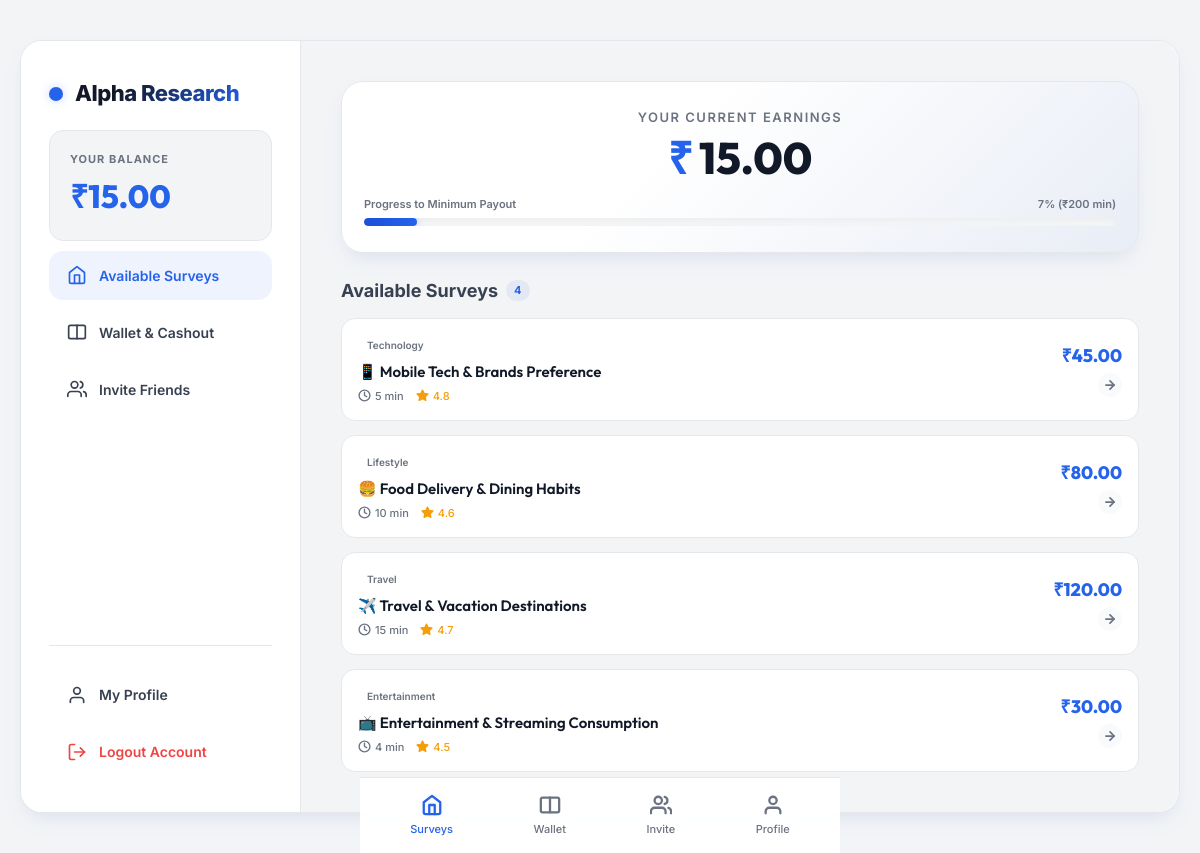
The app's page / (signed in) with its own data.
### app.py (models this page shows, shortened)
class User(db.Model):
    id = db.Column(db.Integer, primary_key=True)
    username = db.Column(db.String(50), unique=True, nullable=False)
    email = db.Column(db.String(100), unique=True, nullable=False)
    password_hash = db.Column(db.String(255), nullable=False)
    balance = db.Column(db.Float, default=0.0)
    referral_code = db.Column(db.String(10), unique=True, nullable=False)
    referred_by = db.Column(db.String(10), nullable=True)
    created_at = db.Column(db.DateTime, default=datetime.utcnow)
    responses = db.relationship('SurveyResponse', backref='user', lazy=True)
    transactions = db.relationship('Transaction', backref='user', lazy=True)

class Survey(db.Model):
    id = db.Column(db.Integer, primary_key=True)
    title = db.Column(db.String(150), nullable=False)
    reward = db.Column(db.Float, nullable=False)
    estimated_time = db.Column(db.Integer, nullable=False)  # in minutes
    rating = db.Column(db.Float, default=5.0)
    category = db.Column(db.String(50), default='General')
    questions_json = db.Column(db.Text, nullable=False)  # JSON formatted list of questions

### app.py (the view)
@app.route('/')
@login_required
def dashboard():
    completed_survey_ids = [r.survey_id for r in SurveyResponse.query.filter_by(user_id=g.user.id).all()]
    available_surveys = Survey.query.filter(~Survey.id.in_(completed_survey_ids) if completed_survey_ids else True).all()
    threshold = 200.0
    progress_percent = min(100, int((g.user.balance / threshold) * 100))
    return render_template(
        'dashboard.html',
        surveys=available_surveys,
        progress_percent=progress_percent,
        threshold=threshold,
        active_tab='home'
    )

### app.py (called while the page is built)
def login_required(f):
    from functools import wraps
    @wraps(f)
    def decorated_function(*args, **kwargs):
        if 'user_id' not in session:
            flash('Please log in or sign up first.', 'info')
            return redirect(url_for('login'))
        g.user = User.query.get(session['user_id'])
        if not g.user:
            session.clear()
            return redirect(url_for('login'))
        return f(*args, **kwargs)
    return decorated_function

### templates/dashboard.html (shortened to what this page needs)
{% extends 'base.html' %}
{% block content %}
<div class="balance-hero" style="background: linear-gradient(135deg, var(--bg-card) 40%, rgba(37, 99, 235, 0.05) 100%);">
    <div class="balance-title">Your Current Earnings</div>
    <div class="balance-amount">
        <span class="balance-currency" style="color: var(--primary);">₹</span>
        <span id="heroBalanceValue">{{ "%.2f"|format(g.user.balance) }}</span>
    </div>
    <div class="progress-container">
        <div class="progress-header">
            <span>Progress to Minimum Payout</span>
            <span id="progressText">{{ progress_percent }}% (₹{{ "%.0f"|format(threshold) }} min)</span>
        </div>
        <div class="progress-bar-bg">
            <div class="progress-bar-fill" id="dashboardProgressBar" style="width: {{ progress_percent }}%;"></div>
        </div>
    </div>
</div>
<div class="survey-section-title">
    <span>Available Surveys</span>
    <span class="survey-count-badge" id="surveyCountBadge">{{ surveys|length }}</span>
</div>
<div class="survey-list">
    {% if surveys %}
        {% for survey in surveys %}
            <a href="{{ url_for('survey_run', survey_id=survey.id) }}" class="survey-card" style="animation-delay: {{ loop.index * 0.08 }}s;">
                <div class="survey-info">
                    <span class="survey-tag">{{ survey.category }}</span>
                    <h3 class="survey-card-title">{{ survey.title }}</h3>
                    <div class="survey-meta">
                        <div class="survey-meta-item">
                            <svg viewBox="0 0 24 24" fill="none" stroke="currentColor" stroke-linecap="round" stroke-linejoin="round"><circle cx="12" cy="12" r="10"></circle><polyline points="12 6 12 12 16 14"></polyline></svg>
                            <span>{{ survey.estimated_time }} min</span>
                        </div>
                        <div class="survey-meta-item star-rating">
                            <svg viewBox="0 0 24 24" fill="currentColor" stroke="currentColor" stroke-linecap="round" stroke-linejoin="round"><polygon points="12 2 15.09 8.26 22 9.27 17 14.14 18.18 21.02 12 17.77 5.82 21.02 7 14.14 2 9.27 8.91 8.26 12 2"></polygon></svg>
                            <span>{{ "%.1f"|format(survey.rating) }}</span>
                        </div>
                    </div>
                </div>
                <div class="survey-reward-badge">
                    <span class="reward-value">₹{{ "%.2f"|format(survey.reward) }}</span>
                    <div class="reward-arrow">
                        <svg width="14" height="14" viewBox="0 0 24 24" fill="none" stroke="currentColor" stroke-width="3" stroke-linecap="round" stroke-linejoin="round"><line x1="5" y1="12" x2="19" y2="12"></line><polyline points="12 5 19 12 12 19"></polyline></svg>
                    </div>
                </div>
            </a>
        {% endfor %}
    {% endif %}
</div>
{% endblock %}

### templates/base.html (shortened to what this page needs)
<!DOCTYPE html>
<html lang="en">
<head>
    <link rel="stylesheet" href="{{ url_for('static', filename='css/style.css') }}">
</head>
<body>
    <div class="app-container {% if session.get('user_id') and g.user %}logged-in{% endif %}">
        {% if session.get('user_id') and g.user %}
        <aside class="desktop-sidebar">
            <div>
                <div class="sidebar-brand">
                    <div class="logo-dot"></div>
                    <span class="app-title" style="background: linear-gradient(135deg, var(--text-white) 30%, var(--primary)); -webkit-background-clip: text; -webkit-text-fill-color: transparent;">Alpha Research</span>
                </div>
                <div class="sidebar-balance-card">
                    <div style="font-size: 11px; text-transform: uppercase; letter-spacing: 1px; color: var(--text-muted); font-weight: 700;">Your Balance</div>
                    <div class="sidebar-balance-value">₹{{ "%.2f"|format(g.user.balance) }}</div>
                </div>
                <nav class="sidebar-nav">
                    <a href="{{ url_for('dashboard') }}" class="sidebar-nav-item {% if active_tab == 'home' %}active{% endif %}">
                        <svg viewBox="0 0 24 24" stroke="currentColor" stroke-linecap="round" stroke-linejoin="round"><path d="M3 9l9-7 9 7v11a2 2 0 0 1-2 2H5a2 2 0 0 1-2-2z"></path><polyline points="9 22 9 12 15 12 15 22"></polyline></svg>
                        <span>Available Surveys</span>
                    </a>
                    <a href="{{ url_for('wallet') }}" class="sidebar-nav-item {% if active_tab == 'wallet' %}active{% endif %}">
                        <svg viewBox="0 0 24 24" stroke="currentColor" stroke-linecap="round" stroke-linejoin="round"><rect x="2" y="4" width="20" height="16" rx="2" ry="2"></rect><line x1="12" y1="4" x2="12" y2="20"></line></svg>
                        <span>Wallet & Cashout</span>
                    </a>
                    <a href="{{ url_for('referrals') }}" class="sidebar-nav-item {% if active_tab == 'invite' %}active{% endif %}">
                        <svg viewBox="0 0 24 24" stroke="currentColor" stroke-linecap="round" stroke-linejoin="round"><path d="M17 21v-2a4 4 0 0 0-4-4H5a4 4 0 0 0-4 4v2"></path><circle cx="9" cy="7" r="4"></circle><path d="M23 21v-2a4 4 0 0 0-3-3.87"></path><path d="M16 3.13a4 4 0 0 1 0 7.75"></path></svg>
                        <span>Invite Friends</span>
                    </a>
                </nav>
            </div>
            <div class="sidebar-footer">
                <a href="{{ url_for('profile') }}" class="sidebar-nav-item {% if active_tab == 'profile' %}active{% endif %}">
                    <svg viewBox="0 0 24 24" stroke="currentColor" stroke-linecap="round" stroke-linejoin="round"><path d="M20 21v-2a4 4 0 0 0-4-4H8a4 4 0 0 0-4 4v2"></path><circle cx="12" cy="7" r="4"></circle></svg>
                    <span>My Profile</span>
                </a>
                <a href="{{ url_for('logout') }}" class="sidebar-logout">
                    <svg viewBox="0 0 24 24" stroke="currentColor" stroke-linecap="round" stroke-linejoin="round"><path d="M9 21H5a2 2 0 0 1-2-2V5a2 2 0 0 1 2-2h4"></path><polyline points="16 17 21 12 16 7"></polyline><line x1="21" y1="12" x2="9" y2="12"></line></svg>
                    <span>Logout Account</span>
                </a>
            </div>
        </aside>
        {% endif %}
        <div class="main-window">
            <main class="content-area">
                {% block content %}{% endblock %}
            </main>
            {% if session.get('user_id') %}
                <nav class="bottom-nav">
                    <a href="{{ url_for('dashboard') }}" class="nav-item {% if active_tab == 'home' %}active{% endif %}">
                        <svg viewBox="0 0 24 24" stroke-width="2.5" stroke-linecap="round" stroke-linejoin="round"><path d="M3 9l9-7 9 7v11a2 2 0 0 1-2 2H5a2 2 0 0 1-2-2z"></path><polyline points="9 22 9 12 15 12 15 22"></polyline></svg>
                        <span>Surveys</span>
                    </a>
                    <a href="{{ url_for('wallet') }}" class="nav-item {% if active_tab == 'wallet' %}active{% endif %}">
                        <svg viewBox="0 0 24 24" stroke-width="2.5" stroke-linecap="round" stroke-linejoin="round"><rect x="2" y="4" width="20" height="16" rx="2" ry="2"></rect><line x1="12" y1="4" x2="12" y2="20"></line></svg>
                        <span>Wallet</span>
                    </a>
                    <a href="{{ url_for('referrals') }}" class="nav-item {% if active_tab == 'invite' %}active{% endif %}">
                        <svg viewBox="0 0 24 24" stroke-width="2.5" stroke-linecap="round" stroke-linejoin="round"><path d="M17 21v-2a4 4 0 0 0-4-4H5a4 4 0 0 0-4 4v2"></path><circle cx="9" cy="7" r="4"></circle><path d="M23 21v-2a4 4 0 0 0-3-3.87"></path><path d="M16 3.13a4 4 0 0 1 0 7.75"></path></svg>
                        <span>Invite</span>
                    </a>
                    <a href="{{ url_for('profile') }}" class="nav-item {% if active_tab == 'profile' %}active{% endif %}">
                        <svg viewBox="0 0 24 24" stroke-width="2.5" stroke-linecap="round" stroke-linejoin="round"><path d="M20 21v-2a4 4 0 0 0-4-4H8a4 4 0 0 0-4 4v2"></path><circle cx="12" cy="7" r="4"></circle></svg>
                        <span>Profile</span>
                    </a>
                </nav>
            {% endif %}
        </div>
    </div>
</body>
</html>

### records on screen
User: user.balance "15.00"
Survey: category "Technology", title "📱 Mobile Tech & Brands Preference", estimated_time "5", rating "4.8", reward "45.00"
Survey: category "Lifestyle", title "🍔 Food Delivery & Dining Habits", estimated_time "10", rating "4.6", reward "80.00"
Survey: category "Travel", title "✈️ Travel & Vacation Destinations", estimated_time "15", rating "4.7", reward "120.00"
Survey: category "Entertainment", title "📺 Entertainment & Streaming Consumption", estimated_time "4", rating "4.5", reward "30.00"

### other values on screen
{{ progress_percent }} "7"
{{ "%.0f"|format(threshold) }} "200"
{{ surveys|length }} "4"
